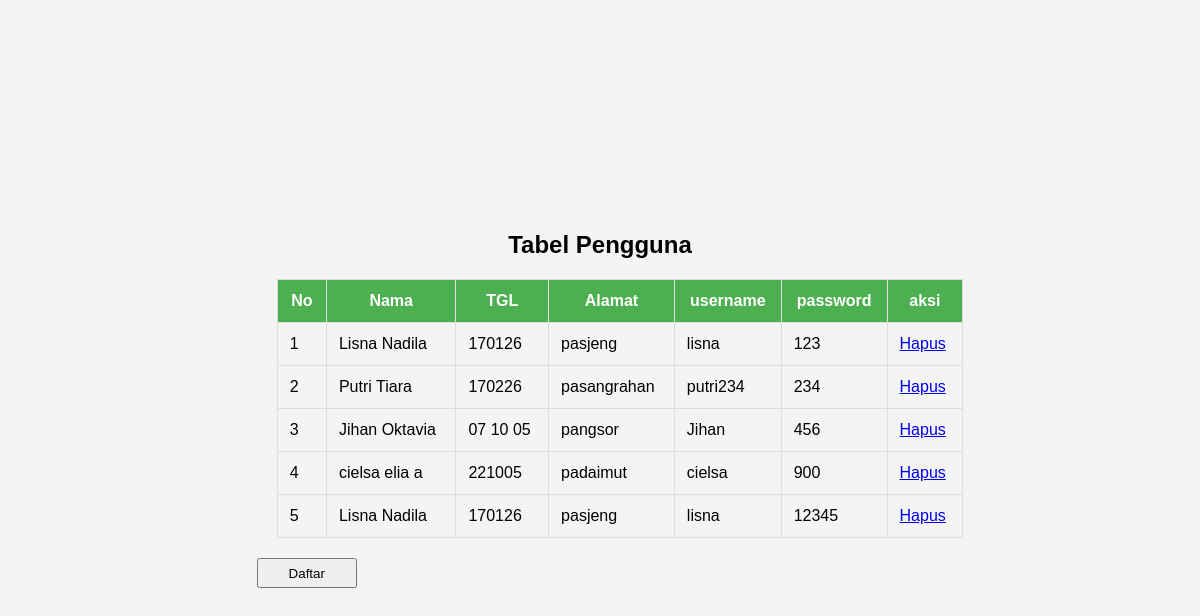
/lihat_tabel.php, run on the app's committed database.
### tables this page shows
CREATE TABLE `tb_pengguna` (
  `no` int(50) NOT NULL,
  `nama` varchar(50) NOT NULL,
  `tgl` varchar(50) NOT NULL,
  `alamat` varchar(40) NOT NULL,
  `username` varchar(40) NOT NULL,
  `password` varchar(40) NOT NULL
);

### lihat_tabel.php (the view, shortened to what this page needs)
<!DOCTYPE html>
<html lang="en">
<head>
</head>
<body>
    <div>
        <h2>Tabel Pengguna</h2>
        <table>
            <thead>
                <tr>
                    <th>No</th>
                    <th>Nama</th>
                    <th>TGL</th>
                    <th>Alamat</th>
                    <th>username</th>
                    <th>password</th>
                    <th>aksi</th>
                </tr>
            </thead>
            <tbody>
                <?php
                include 'koneksi1.php';
                $sql = "SELECT*FROM tb_pengguna";
                $query = mysqli_query ($koneksi, $sql);
                $no=1;
                while ($data=mysqli_fetch_array($query)){?>
                <tr>
                    <td><?= $no++; ?></td>
                    <td><?php echo $data['nama'];?></td>
                    <td><?php echo $data['tgl'];?></td>
                    <td><?php echo $data['alamat'];?></td>
                    <td><?php echo $data['username'];?></td>
                    <td><?php echo $data['password'];?></td>
                    <td>
                    <a href="hapus.php?id=<?php echo $data ['no'];?>"
                    onclick="return confirm( 'Yakin Mau Hapus .?')">
                        <span class="text"></span>Hapus</Details></span>
                    </a>
                    </td>
                </tr>
                <?php  } ?>
                    </tbody>
                </table>
                <form method="post" action="index.php">
                    <button type="submit">Daftar</button>
                </form>
                </div>
                </body>
                </html>

### lihat_tabel.php (style rules this page uses)
body { font-family: Arial, sans-serif; background-color: #f4f4f4; margin: 0; padding: 0; display: flex; justify-content: center; align-items: center; height: 100vh; }
table { width: 100%; border-collapse: collapse; margin: 20px; }
th, td { border: 1px solid #ddd; padding: 12px; text-align: left; }
th { background-color: #4caf50; color: white; text-align: center; }
h2 { text-align: center; }
button { display: flex; width: 100px ; height: 30px; justify-content: center; align-items: center; }

### data on the page
tb_pengguna: nama "Lisna Nadila", tgl "170126", alamat "pasjeng", username "lisna", password "123"
tb_pengguna: nama "Putri Tiara", tgl "170226", alamat "pasangrahan", username "putri234", password "234"
tb_pengguna: nama "Jihan Oktavia", tgl "07 10 05", alamat "pangsor", username "Jihan", password "456"
tb_pengguna: nama "cielsa elia a", tgl "221005", alamat "padaimut", username "cielsa", password "900"
tb_pengguna: nama "Lisna Nadila", tgl "170126", alamat "pasjeng", username "lisna", password "12345"
